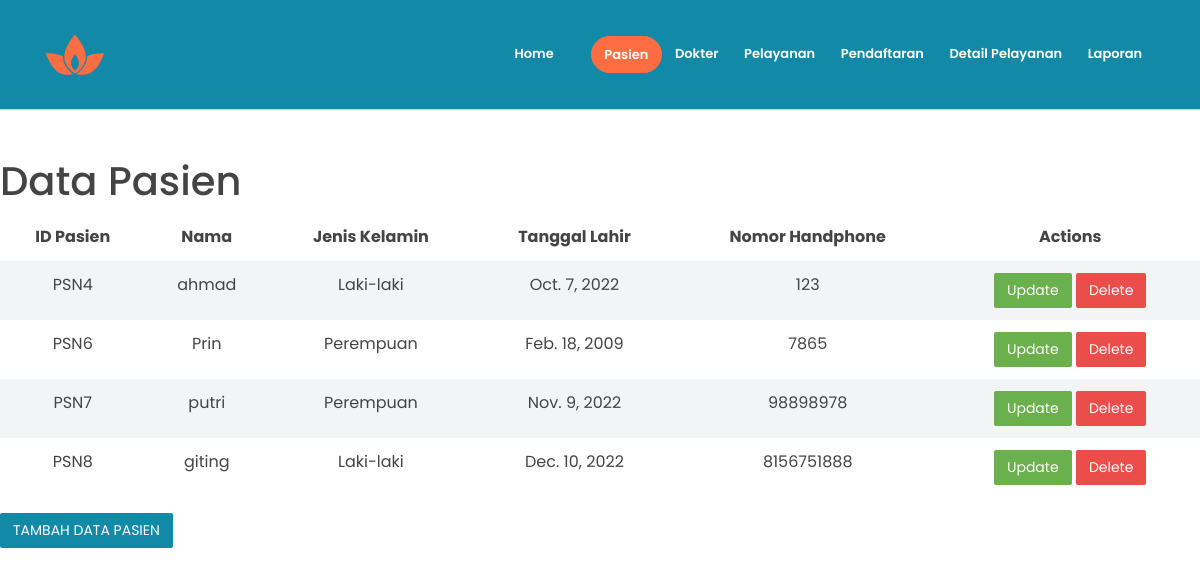
Page /pasien on the committed database.
### app/models.py (models this page shows, shortened)
class pasien(models.Model):
    idpasien = models.AutoField(primary_key=True)
    namapasien = models.CharField(max_length=50)
    jeniskelaminpasien = models.CharField(max_length=15)
    tanggallahir = models.DateField()
    nohppasien = models.IntegerField()

### app/views.py (the view)
# urls.py: path('pasien', views.pasien, name='pasien'),
def pasien(request) :
    allpasienobj = models.pasien.objects.all()
    filterpasienobj = models.pasien.objects.filter(jeniskelaminpasien = 'Laki-Laki')
    return render(request, 'pasienx.html',{
        'allpasienobj' : allpasienobj,
        'filterpasienobj' : filterpasienobj
    })

### app/templates/pasienx.html (shortened to what this page needs)
{%load static%}
<!DOCTYPE html>
<html lang="en">
<head>
    <link rel="stylesheet" href="{%static 'assets/vendors/themify-icons/css/themify-icons.css'%}">
	<link rel="stylesheet" href="{%static 'assets/css/leadmark.css'%}">
</head>
<body data-spy="scroll" data-target=".navbar" data-offset="40" id="home">
    <nav class="navbar navbar-expand-sm navbar-dark bg-info shadow mb-3">
        <div class="container">
            <a class="navbar-brand" href="#">
                <img src="assets/imgs/logo.svg" alt="">
            </a>
            <div class="collapse navbar-collapse" id="navbarSupportedContent">
                <ul class="navbar-nav ml-auto">
                    <li class="nav-item">
                        <a class="nav-link text-white" href="{% url 'home' %}" >Home</a>
                    </li>
                    <li class="nav-item">
                        <a href="{% url 'pasienx' %}" class="ml-4 nav-link btn btn-primary btn-sm rounded text-white">Pasien</a>
                    </li>
                    <li class="nav-item">
                        <a class="nav-link text-white" href="{% url 'dokterx' %}">Dokter</a>
                    </li>
                    <li class="nav-item">
                        <a class="nav-link text-white" href="{% url 'pelayananx' %}">Pelayanan</a>
                    </li>
                    <li class="nav-item">
                        <a class="nav-link text-white" href="{% url 'pendaftaranx' %}">Pendaftaran</a>
                    </li>
                    <li class="nav-item">
                        <a class="nav-link text-white" href="{% url 'detailpelayananx' %}">Detail Pelayanan</a>
                    </li>
                    <li class="nav-item">
                        <a class="nav-link text-white" href="{% url 'laporan' %}">Laporan</a>
                    </li>
                </ul>
            </div>
        </div>
    </nav>
    <h1 class="section-secondary-title mt-5">Data Pasien</h1>
      <table class="table table-striped">
         <thead>
            <tr>
                <th>
                    <center>
                    ID Pasien
                    </center>
                </th>
                <th>
                    <center>
                    Nama
                    </center>
                </th>
                <th>
                    <center>
                    Jenis Kelamin
                    </center>
                </th>
                <th>
                    <center>
                    Tanggal Lahir
                    </center>
                </th>
                <th>
                    <center>
                    Nomor Handphone
                    </center>
                </th>
                <th>
                    <center>
                    Actions
                    </center>
                </th>
            </tr>
         </thead>
         <tbody>
        {% for item in allpasienobj%}
        <tr>
            <td>
                <center>
                PSN{{ item.idpasien }}
                </center>
            </td>
            <td>
                <center>
                {{ item.namapasien }}
                </center>
            </td>
            <td>
                <center>
                {{ item.jeniskelaminpasien }}
                </center>
            </td>
            <td>
                <center>
                {{ item.tanggallahir }}
                </center>
            </td>
            <td>
                <center>
                {{ item.nohppasien }}
                </center>
            </td>
            <td>
                <center>
                <a href="{% url 'updatepasienx' item.idpasien %}">
                    <button class="btn btn-success">Update</button>
                </a>
                <a href="{% url 'deletepasien' item.idpasien %}">
                    <button class="btn btn-danger">Delete</button>
                </a>
                </center>
            </td>
        </tr>
        {% endfor %}
        </tbody>
      </table>
    <a href="{% url 'createdatapasienx' %}">
        <button class="btn btn-info">TAMBAH DATA PASIEN</button>
    </a>
</body>

### rows in the picture
pasien: idpasien "4", namapasien "ahmad", jeniskelaminpasien "Laki-laki", tanggallahir "Oct. 7, 2022", nohppasien "123"
pasien: idpasien "6", namapasien "Prin", jeniskelaminpasien "Perempuan", tanggallahir "Feb. 18, 2009", nohppasien "7865"
pasien: idpasien "7", namapasien "putri", jeniskelaminpasien "Perempuan", tanggallahir "Nov. 9, 2022", nohppasien "98898978"
pasien: idpasien "8", namapasien "giting", jeniskelaminpasien "Laki-laki", tanggallahir "Dec. 10, 2022", nohppasien "8156751888"
